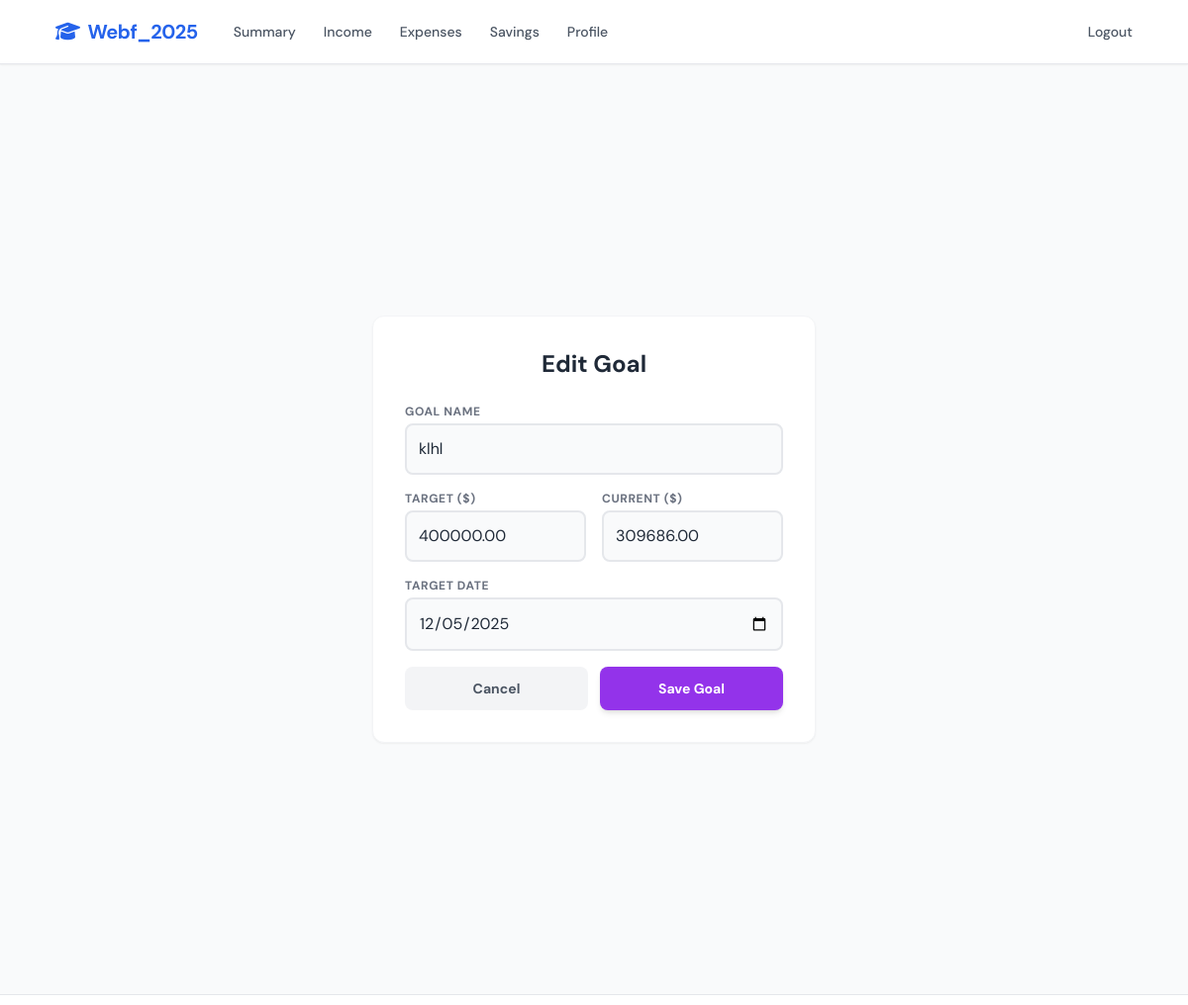
The page /savings/edit/1/ (signed in) on the database its author committed.
### budget/models.py (models this page shows, shortened)
class SavingGoal(models.Model):
    user = models.ForeignKey(User, on_delete=models.CASCADE, related_name='savings')
    name = models.CharField(max_length=100)
    target_amount = models.DecimalField(max_digits=10, decimal_places=2)
    current_amount = models.DecimalField(max_digits=10, decimal_places=2, default=0)
    deadline = models.DateField(null=True, blank=True)

### budget/views.py (the view)
# urls.py: path('savings/edit/<int:pk>/', views.edit_goal, name='edit_goal'),
@login_required
def edit_goal(request, pk):
    goal = get_object_or_404(SavingGoal, pk=pk, user=request.user)
    if request.method == 'POST':
        form = SavingGoalForm(request.POST, instance=goal)
        if form.is_valid():
            form.save()
            messages.success(request, "Goal updated.")
            return redirect('savings')
    else:
        form = SavingGoalForm(instance=goal)
    return render(request, 'add_goal.html', {'form': form, 'is_edit': True})

### budget/forms.py
class SavingGoalForm(forms.ModelForm):
    class Meta:
        model = SavingGoal
        fields = ['name', 'target_amount', 'current_amount', 'deadline']
        widgets = {
            'deadline': forms.DateInput(attrs={'type': 'date'}),
        }

### templates/add_goal.html (shortened to what this page needs)
{% extends 'base.html' %}
{% block content %}
<div class="flex justify-center items-center h-[calc(100vh-140px)]">
    <div class="w-full max-w-md bg-white p-8 rounded-xl shadow-sm border border-gray-100 animate__animated animate__fadeInUp">
        <h2 class="text-2xl font-bold mb-6 text-center text-gray-800">
            {% if is_edit %}Edit Goal{% else %}New Saving Goal{% endif %}
        </h2>
        <form method="post" class="space-y-4">
            <div><label class="block text-xs font-bold text-gray-500 uppercase tracking-wider mb-1">Goal Name</label>{{ form.name }}</div>
            <div class="grid grid-cols-2 gap-4">
                <div><label class="block text-xs font-bold text-gray-500 uppercase tracking-wider mb-1">Target ($)</label>{{ form.target_amount }}</div>
                <div><label class="block text-xs font-bold text-gray-500 uppercase tracking-wider mb-1">Current ($)</label>{{ form.current_amount }}</div>
            </div>
            <div><label class="block text-xs font-bold text-gray-500 uppercase tracking-wider mb-1">Target Date</label>{{ form.deadline }}</div>
            <div class="flex space-x-3 mt-6">
                <a href="{% url 'savings' %}" class="flex-1 bg-gray-100 text-gray-600 py-3 rounded-lg text-center font-bold text-sm">Cancel</a>
                <button type="submit" class="flex-1 bg-purple-600 text-white py-3 rounded-lg hover:bg-purple-700 transition shadow-md font-bold text-sm">Save Goal</button>
            </div>
        </form>
    </div>
</div>
{% endblock %}

### templates/base.html (style rules this page uses)
body { font-family: 'DM Sans', sans-serif; }

### templates/add_goal.html (style rules this page uses)
input[type="text"], input[type="number"], input[type="date"] { width: 100%; padding: 0.75rem; border: 2px solid #e5e7eb; border-radius: 0.5rem; outline: none; background-color: #f9fafb; }

### rows shown on the page
SavingGoal: name "klhl", target_amount "400000.00", current_amount "309686.00", deadline "12/05/2025"
